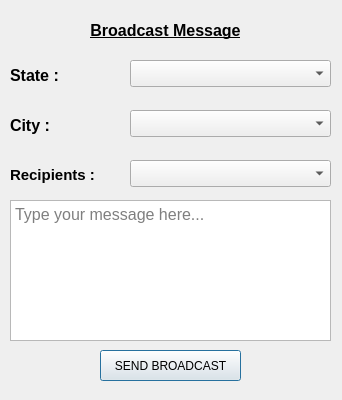
<?xml version="1.0" encoding="UTF-8"?>
<ui version="4.0">
 <class>broadcast</class>
 <widget class="QDialog" name="broadcast">
  <property name="geometry">
   <rect>
    <x>0</x>
    <y>0</y>
    <width>342</width>
    <height>400</height>
   </rect>
  </property>
  <property name="sizePolicy">
   <sizepolicy hsizetype="Fixed" vsizetype="Fixed">
    <horstretch>0</horstretch>
    <verstretch>0</verstretch>
   </sizepolicy>
  </property>
  <property name="minimumSize">
   <size>
    <width>342</width>
    <height>400</height>
   </size>
  </property>
  <property name="maximumSize">
   <size>
    <width>342</width>
    <height>400</height>
   </size>
  </property>
  <property name="windowTitle">
   <string> </string>
  </property>
  <widget class="QTextBrowser" name="message">
   <property name="geometry">
    <rect>
     <x>10</x>
     <y>200</y>
     <width>321</width>
     <height>141</height>
    </rect>
   </property>
   <property name="sizePolicy">
    <sizepolicy hsizetype="Fixed" vsizetype="Fixed">
     <horstretch>0</horstretch>
     <verstretch>0</verstretch>
    </sizepolicy>
   </property>
   <property name="styleSheet">
    <string notr="true">font-size:12pt;</string>
   </property>
   <property name="textInteractionFlags">
    <set>Qt::LinksAccessibleByKeyboard|Qt::LinksAccessibleByMouse|Qt::TextBrowserInteraction|Qt::TextEditable|Qt::TextSelectableByMouse</set>
   </property>
   <property name="placeholderText">
    <string>Type your message here...</string>
   </property>
  </widget>
  <widget class="QPushButton" name="broadcastButton">
   <property name="geometry">
    <rect>
     <x>100</x>
     <y>350</y>
     <width>141</width>
     <height>31</height>
    </rect>
   </property>
   <property name="text">
    <string>SEND BROADCAST</string>
   </property>
  </widget>
  <widget class="QComboBox" name="recipientsComboBox">
   <property name="geometry">
    <rect>
     <x>130</x>
     <y>160</y>
     <width>201</width>
     <height>27</height>
    </rect>
   </property>
  </widget>
  <widget class="QLabel" name="recipientsLabel">
   <property name="geometry">
    <rect>
     <x>10</x>
     <y>160</y>
     <width>101</width>
     <height>31</height>
    </rect>
   </property>
   <property name="styleSheet">
    <string notr="true">font-size: 10pt;
font-weight:bold;</string>
   </property>
   <property name="text">
    <string>&lt;html&gt;&lt;head/&gt;&lt;body&gt;&lt;p&gt;&lt;span style=&quot; font-size:11pt;&quot;&gt;Recipients :&lt;/span&gt;&lt;/p&gt;&lt;/body&gt;&lt;/html&gt;</string>
   </property>
  </widget>
  <widget class="QLabel" name="title">
   <property name="geometry">
    <rect>
     <x>50</x>
     <y>10</y>
     <width>231</width>
     <height>41</height>
    </rect>
   </property>
   <property name="text">
    <string>&lt;html&gt;&lt;head/&gt;&lt;body&gt;&lt;p&gt;&lt;span style=&quot; font-size:12pt; font-weight:600; text-decoration: underline;&quot;&gt;Broadcast Message&lt;/span&gt;&lt;/p&gt;&lt;/body&gt;&lt;/html&gt;</string>
   </property>
   <property name="alignment">
    <set>Qt::AlignCenter</set>
   </property>
  </widget>
  <widget class="QLabel" name="cityLabel">
   <property name="geometry">
    <rect>
     <x>10</x>
     <y>110</y>
     <width>111</width>
     <height>31</height>
    </rect>
   </property>
   <property name="text">
    <string>&lt;html&gt;&lt;head/&gt;&lt;body&gt;&lt;p&gt;&lt;span style=&quot; font-size:12pt; font-weight:600;&quot;&gt;City : &lt;/span&gt;&lt;/p&gt;&lt;/body&gt;&lt;/html&gt;</string>
   </property>
  </widget>
  <widget class="QLabel" name="stateLabel">
   <property name="geometry">
    <rect>
     <x>10</x>
     <y>60</y>
     <width>111</width>
     <height>31</height>
    </rect>
   </property>
   <property name="text">
    <string>&lt;html&gt;&lt;head/&gt;&lt;body&gt;&lt;p&gt;&lt;span style=&quot; font-size:12pt; font-weight:600;&quot;&gt;State : &lt;/span&gt;&lt;/p&gt;&lt;/body&gt;&lt;/html&gt;</string>
   </property>
  </widget>
  <widget class="QComboBox" name="cityComboBox">
   <property name="geometry">
    <rect>
     <x>130</x>
     <y>110</y>
     <width>201</width>
     <height>27</height>
    </rect>
   </property>
  </widget>
  <widget class="QComboBox" name="stateComboBox">
   <property name="geometry">
    <rect>
     <x>130</x>
     <y>60</y>
     <width>201</width>
     <height>27</height>
    </rect>
   </property>
  </widget>
 </widget>
 <resources/>
 <connections/>
</ui>
